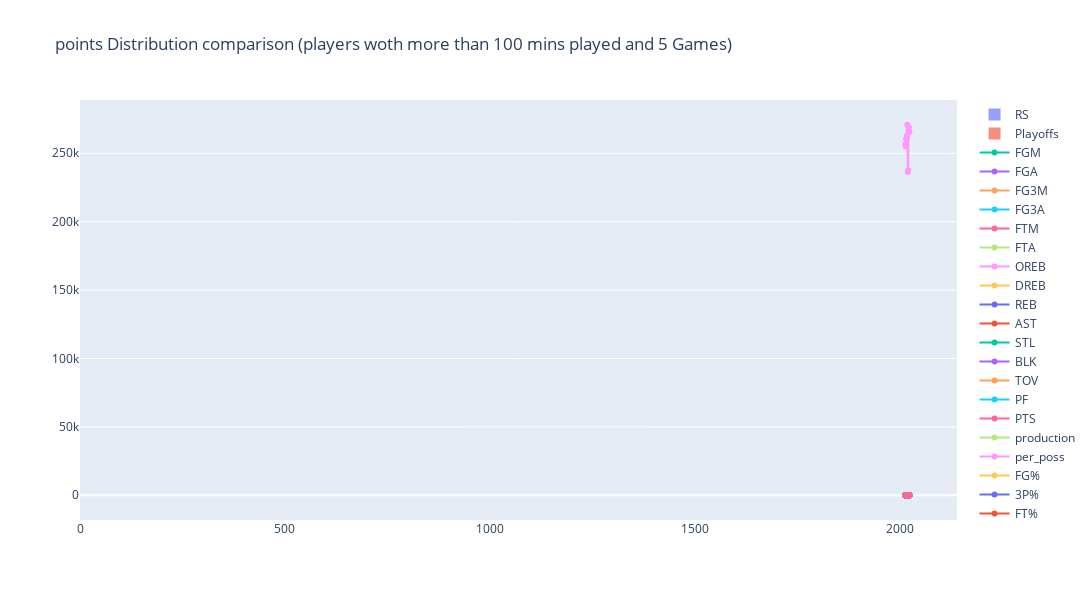

The notebook cell saved with this chart:
### Code cell
# let's visualiuse it

for col in trends_per48_df.columns[1:]:
    fig.add_trace(go.Scatter(x=trends_per48_df['Season_start'],
                             y=trends_per48_df[col], name=col))

fig.show()
